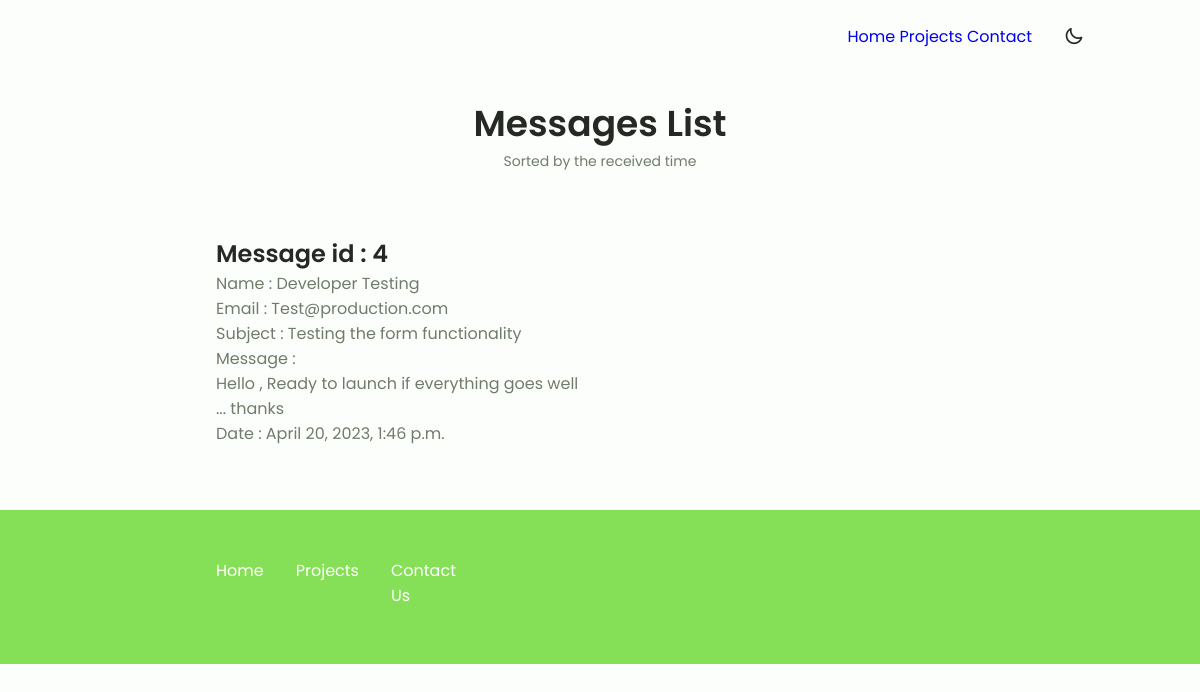
Screenshot of /contact/list/ with the database file from the repository.
### contact/models.py (models this page shows, shortened)
class Contact(models.Model):
    name = models.CharField(max_length=100)
    email = models.EmailField()
    subject = models.TextField(max_length=50)
    message = models.TextField(max_length=500)
    created = models.DateTimeField(auto_now_add=True)
    class Meta:
        ordering = ['-created']

### contact/views.py (the view)
# urls.py: path("list/", view=all_contacts, name="contactlist"),
def all_contacts(request):
    contacts = Contact.objects.all()
    paginator = Paginator(contacts, 9)
    page = request.GET.get('page')
    contacts = paginator.get_page(page)
    return render(request, "contact/allcontacts.html", {"contacts": contacts})

### templates/contact/allcontacts.html (shortened to what this page needs)
{% load static i18n %}
<html lang="en">
<head>
        <link rel="stylesheet" type="text/css" href="{% static '/css/style.css'%}" >
        <link rel="stylesheet" href="https://unicons.iconscout.com/release/v4.0.0/css/line.css">
</head>
    <header class="header" id="header">
        <nav class="nav container">
            <div class="nav__menu" id="nav-menu">
                <ul class="nav__list grid">
                    <li class="nav__item">
                        <a href="/" class="nav__link">
                            Home
                        </a>
                        <a href="{% url 'projects-view' %}"  class="nav__link">
                            Projects
                        </a>
                        <a href="{% url 'contact:contactus' %}" class="nav__link">
                            Contact
                        </a>
                    </li>
                </ul>
            </div>
            <div class="nav__btns">
                <i class="uil uil-moon change-theme" id="theme-button"></i>
            </div>
        </nav>
    </header>
<body>
    <main>
        <section class="contact section" id="contact">
            <h2 class="section__title">Messages List </h2>
            <span class="section__subtitle">Sorted by the received time</span>
            <div class="contact__container container grid">
                {% for contact in contacts %}
                <ul>
                    <div class="message container ">
                        <li><h1>Message id :  {{ contact.pk }}</h1></li>
                        <li><a>Name : {{ contact.name }}</a></li>
                        <li><a>Email : {{ contact.email }}</a></li>
                        <li><a>Subject : {{ contact.subject }}</a></li>
                        <li><a>Message : </a></li>
                        <ul><a>{{ contact.message }}</a></ul>
                        <li><a>Date : {{ contact.created }}</a></li>
                    </div>
                </ul>
                <br>
			{% endfor %}
            </div>
        </section>
    </main>
    <footer class="footer">
        <div class="footer__bg">
            <div class="footer__container container grid">
                <ul class="footer__links">
                    <li>
                        <a href="/" class="footer__link">Home</a>
                    </li>
                    <li>
                        <a href="{% url 'projects-view' %}" class="footer__link">Projects</a>
                    </li>
                    <li>
                        <a href="{% url 'contact:contactus' %}" class="footer__link">
                            Contact Us
                        </a>
                    </li>
                </ul>
            </div>
        </div>
    </footer>
</body>
</html>

### static/css/style.css (style rules this page uses)
:root { --header-height: 3rem; --hue-color: 100; --first-color: hsl(var(--hue-color), 69%, 61%); --first-color-second: hsl(var(--hue-color), 69%, 61%); --first-color-alt: hsl(var(--hue-color), 57%, 53%); --first-color-lighter: hsl(var(--hue-color), 92%, 85%); --title-color: hsl(var(--hue-color), 8%, 15%); --text-color: hsl(var(--hue-color), 8%, 45%); --text-color-light: hsl(var(--hue-color), 8%, 65%); --input-color: hsl(var(--hue-color), 70%, 96%); --body-color: hsl(var(--hue-color), 60%, 99%); --container-color: #fff; --scroll-bar-color: hsl(var(--hue-color), 12%, 90%); --scroll-thumb-color: hsl(var(--hue-color), 12%, 80%); --body-font: 'Poppins', sans-serif; --big-font-size: 2rem; --h1-font-size: 1.5rem; --h2-font-size: 1.25rem; --h3-font-size: 1.125rem; --normal-font-size: .938rem; --small-font-size: .813rem; --smaller-font-size: .75rem; --tiny-font-size: 0.5rem; --font-medium: 500; --font-semi-bold: 600; --mb-0-25: .25rem; --mb-0-5: .5rem; --mb-0-75: .75rem; --mb-1: 1rem; --mb-1-5: 1.5rem; --mb-2: 2rem; --mb-2-5: 2.5rem; --mb-3: 3rem; --z-tooltip: 10; --z-fixed: 100; --z-modal: 1000; }
@media screen and (min-width: 968px) { :root { --big-font-size: 3rem; --h1-font-size: 2.25rem; --h2-font-size: 1.5rem; --h3-font-size: 1.25rem; --normal-font-size: 1rem; --small-font-size: .875rem; --smaller-font-size: .813rem; } }
.nav__btns { display: flex; align-items: center; }
.change-theme { font-size : 1.25rem; color: var(--title-color); margin-right: var(--mb-1); cursor: pointer; }
* { box-sizing: border-box; padding: 0; margin: 0; }
html { scroll-behavior: smooth; }
body { margin: 0 0 var(--header-height) 0; font-family: var(--body-font); font-size: var(--normal-font-size); background-color: var(--body-color); color: var(--text-color); }
h1, h2, h3, h4 { color: var(--title-color); font-weight: var(--font-semi-bold); }
ul { list-style: none; }
a { text-decoration: none; }
.section { padding: 2rem 0 4rem; }
.section__title { font-size: var(--h1-font-size); color: var(--title-color); }
.section__subtitle { display: block; font-size: var(--small-font-size); margin-bottom: var(--mb-3); }
.section__title, .section__subtitle { text-align: center; }
.container { max-width: 768px; margin-left: var(--mb-1-5); margin-right: var(--mb-1-5); }
.grid { display: grid; gap: 1.5rem; }
.header { width: 100%; position: fixed; bottom: 0; left: 0; z-index: var(--z-fixed); background-color: var(--body-color); }
.nav { max-width: 968px; height: var(--header-height); display: flex; justify-content: space-between; align-items: center; }
.nav__list { grid-template-columns: repeat(1, 1fr); gap: 32px; }
.contact__container { row-gap: 3rem; }
.footer { padding-top: 2rem; }
.footer__bg { background-color: var(--first-color-second); padding: 2rem 0 3rem; }
.footer__container { row-gap: 3.5rem; }
.footer__links { display:flex; flex-direction: column; row-gap: 1.5rem; }
.footer__title, .footer__link, .footer__copyright, .footer__social { color: #FFF; }
@media screen and (min-width: 568px) { .about__container, .skills__container, .contact__container, .footer__container { grid-template-columns: repeat(2, 1fr); } }
@media screen and (min-width: 768px) { .container { margin-left: auto; margin-right: auto; } }
@media screen and (min-width: 768px) { body { margin: 0; } }
@media screen and (min-width: 768px) { .section { padding: 6rem 0 2rem; } }
@media screen and (min-width: 768px) { .section__subtitle { margin-bottom: 4rem; } }
@media screen and (min-width: 768px) { .header { top: 0 ; bottom: initial; } }
@media screen and (min-width: 768px) { .header, .main, .footer__container { padding: 0 1rem; } }
@media screen and (min-width: 768px) { .nav { height: calc(var(--header-height) + 1.5rem); column-gap: 1rem; } }
@media screen and (min-width: 768px) { .nav__list { display: inline-block; column-gap: 5rem; margin: 1rem; } }
@media screen and (min-width: 768px) { .nav__menu { margin-left: auto; } }
@media screen and (min-width: 768px) { .change-theme { margin: 0 ; } }
@media screen and (min-width: 768px) { .footer__container { grid-template-columns: repeat(3, 1fr); } }
@media screen and (min-width: 768px) { .footer__bg { padding: 3rem 0 3.5rem; } }
@media screen and (min-width: 768px) { .footer__links { flex-direction: row; column-gap: 2rem; } }
@media screen and (min-width: 1024px) { .header, .main, .footer__container { padding: 0; } }

### rows the page displays
Contact: pk "4", name "Developer Testing", email "Test@production.com", subject "Testing the form functionality", message "Hello , Ready to launch if everything goes well ... thanks", created "April 20, 2023, 1:46 p.m."
